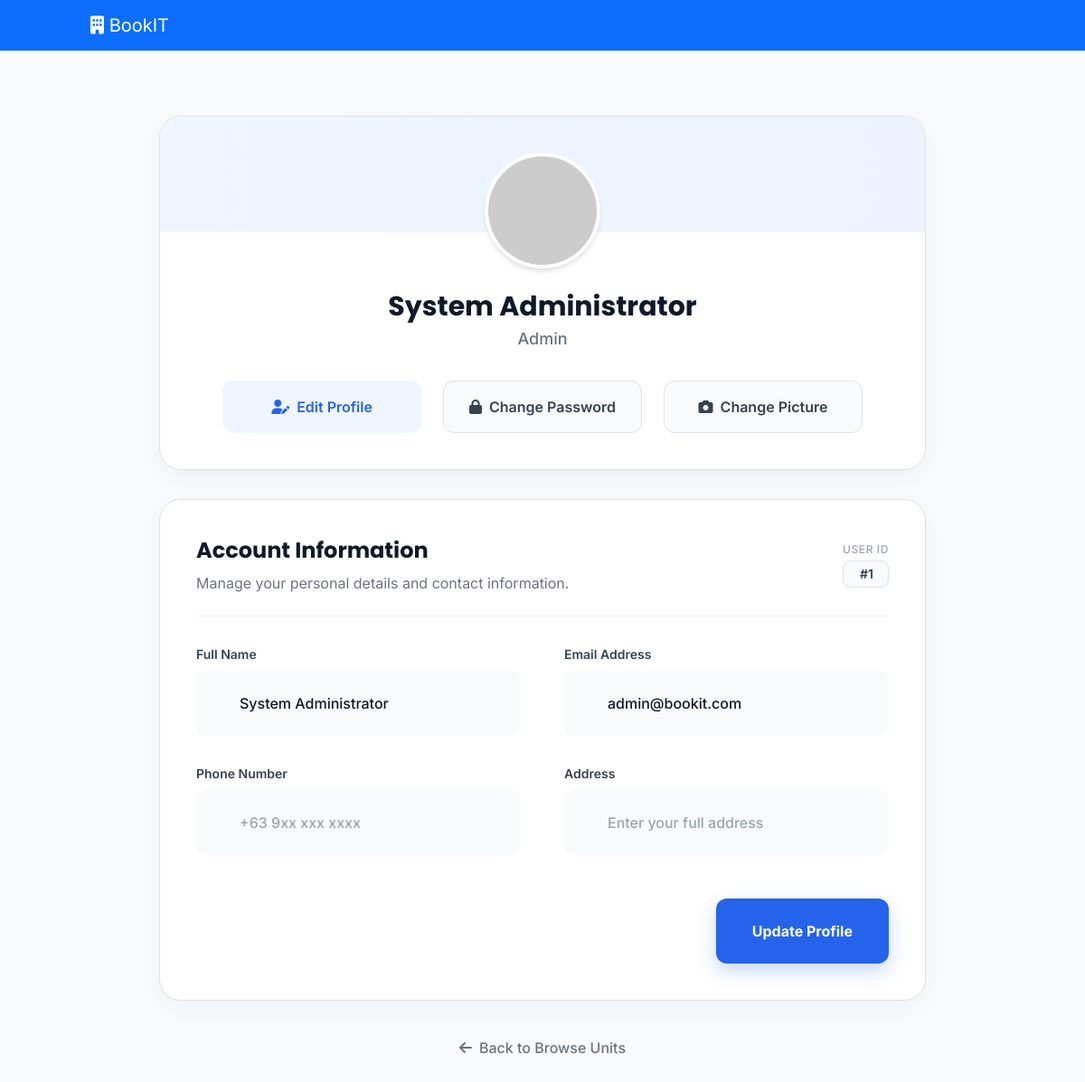
/renter/profile.php (signed in), run on the app's committed database.
### tables this page shows
CREATE TABLE IF NOT EXISTS `users` (
  `user_id` int NOT NULL AUTO_INCREMENT,
  `full_name` varchar(100) NOT NULL,
  `email` varchar(100) NOT NULL,
  `password` varchar(255) NOT NULL,
  `phone` varchar(20) DEFAULT NULL,
  `role` enum('admin','host','renter','manager') DEFAULT 'renter',
  `branch_id` int DEFAULT NULL,
  `is_active` tinyint(1) DEFAULT '1',
  `created_at` timestamp NULL DEFAULT CURRENT_TIMESTAMP,
  `last_login` datetime DEFAULT NULL,
  `updated_at` timestamp NULL DEFAULT CURRENT_TIMESTAMP ON UPDATE CURRENT_TIMESTAMP,
  `address` text,
  `profile_picture` varchar(255) DEFAULT NULL,
  `login_method` varchar(20) DEFAULT 'email',
  `reset_token` varchar(255) DEFAULT NULL,
  `token_expiry` datetime DEFAULT NULL,
  `verification_status` enum('none','pending','verified','rejected') DEFAULT 'none',
  PRIMARY KEY (`user_id`),
  UNIQUE KEY `email` (`email`)
);

### config/db.php (called while the page is built, shortened)
<?php
$conn = new mysqli(DB_HOST, DB_USER, DB_PASS, DB_NAME);
if (!function_exists('get_single_result')) {
    function get_single_result($sql, $params = []) {
        global $conn;
        $stmt = $conn->prepare($sql);
        if (!empty($params)) {
            $types = '';
            $bind_params = [];
            foreach ($params as $param) {
                if ($param === null) {
                    $types .= 's';
                    $bind_params[] = null;
                } elseif (is_int($param)) {
                    $types .= 'i';
                    $bind_params[] = $param;
                } elseif (is_float($param)) {
                    $types .= 'd';
                    $bind_params[] = $param;
                } else {
                    $types .= 's';
                    $bind_params[] = (string)$param;
                }
            }
            $bind_refs = [$types];
            foreach ($bind_params as $key => $val) {
                $bind_refs[$key + 1] = &$bind_params[$key];
            }
            if (!call_user_func_array([$stmt, 'bind_param'], $bind_refs)) {
                error_log("Bind param failed: " . $stmt->error);
                $stmt->close();
                return false;
            }
        }
        if (!$stmt->execute()) {
            error_log("Execute failed: " . $stmt->error);
            $stmt->close();
            return false;
        }
        $result = $stmt->get_result();
        $row = null;
        if ($result && $result->num_rows > 0) {
            $row = $result->fetch_assoc();
        }
        return $row;
    }
}
?>

### renter/profile.php (the view, shortened to what this page needs)
<?php
include_once '../config/db.php';
$hasPhoneColumn = false;
$hasAddressColumn = false;
$hasProfilePictureColumn = false;
try {
    $checkColumnsQuery = "SHOW COLUMNS FROM users";
    $columnsResult = mysqli_query($conn, $checkColumnsQuery);
    $existingColumns = [];
    while ($column = mysqli_fetch_assoc($columnsResult)) {
        $existingColumns[] = $column['Field'];
    }
    $hasPhoneColumn = in_array('phone', $existingColumns);
    $hasAddressColumn = in_array('address', $existingColumns);
    $hasProfilePictureColumn = in_array('profile_picture', $existingColumns);
} catch (Exception $e) {
    $hasPhoneColumn = $hasAddressColumn = $hasProfilePictureColumn = false;
}
$userData = get_single_result("SELECT * FROM users WHERE user_id = ?", [$_SESSION['user_id']]);
if ($hasProfilePictureColumn && !empty($userData['profile_picture'])) {
    $profilePicture = '../uploads/profile_pictures/' . $userData['profile_picture'];
} else {
    $profilePicture = 'https://ui-avatars.com/api/?name=' . urlencode($userData['full_name']) . '&size=200&background=667eea&color=fff';
}
?>
<!DOCTYPE html>
<html lang="en">
<head>
    <script src="https://cdn.tailwindcss.com"></script>
    <link href="https://cdnjs.cloudflare.com/ajax/libs/font-awesome/6.4.0/css/all.min.css" rel="stylesheet">
        <link href="https://cdnjs.cloudflare.com/ajax/libs/font-awesome/6.0.0/css/all.min.css" rel="stylesheet">
        <link href="https://cdn.jsdelivr.net/npm/bootstrap@5.1.3/dist/css/bootstrap.min.css" rel="stylesheet">
</head>
<body class="bg-gray-50 text-gray-800">
    <nav class="navbar navbar-expand-lg navbar-dark bg-primary fixed-top">
        <div class="container">
            <a class="navbar-brand" href="../public/index.php">
                <i class="fas fa-building"></i> BookIT
            </a>
        </div>
    </nav>
    <div class="max-w-4xl mx-auto px-4 pt-32 pb-16">
        <div class="bg-white rounded-[24px] shadow-[0_8px_30px_rgb(0,0,0,0.04)] p-10 mb-8 flex flex-col items-center text-center relative overflow-hidden border border-gray-100">
            <div class="relative z-10 mb-4 group cursor-pointer" onclick="<?php echo $hasProfilePictureColumn ? 'document.getElementById(\'profilePictureInput\').click()' : 'alert(\'Profile picture feature not available\')'; ?>">
                <div class="w-32 h-32 rounded-full border-4 border-white shadow-md overflow-hidden bg-white">
                    <img src="<?php echo $profilePicture; ?>" alt="Profile Picture" id="profileImage" class="w-full h-full object-cover">
                </div>
            </div>
            <h2 class="text-3xl font-bold text-gray-900 mb-1 z-10"><?php echo htmlspecialchars($_SESSION['fullname']); ?></h2>
            <p class="text-gray-500 font-medium mb-8 z-10 text-lg"><?php echo ucfirst($_SESSION['role']); ?></p>
            <div class="flex flex-wrap justify-center gap-4 z-10 w-full">
                <a href="#account-info" class="flex-1 min-w-[200px] max-w-[220px] py-3 px-6 rounded-xl bg-blue-50 text-blue-600 font-semibold hover:bg-blue-100 transition-colors flex items-center justify-center gap-2">
                    <i class="fas fa-user-edit"></i> Edit Profile
                </a>
                <button type="button" data-bs-toggle="modal" data-bs-target="#passwordModal" class="flex-1 min-w-[200px] max-w-[220px] py-3 px-6 rounded-xl bg-gray-50 text-gray-700 font-semibold hover:bg-gray-100 transition-colors flex items-center justify-center gap-2 border border-gray-200">
                    <i class="fas fa-lock"></i> Change Password
                </button>
                <button type="button" onclick="<?php echo $hasProfilePictureColumn ? 'document.getElementById(\'profilePictureInput\').click()' : 'alert(\'Profile picture feature not available\')'; ?>" class="flex-1 min-w-[200px] max-w-[220px] py-3 px-6 rounded-xl bg-gray-50 text-gray-700 font-semibold hover:bg-gray-100 transition-colors flex items-center justify-center gap-2 border border-gray-200">
                    <i class="fas fa-camera"></i> Change Picture
                </button>
            </div>
        </div>
        <div id="account-info" class="bg-white rounded-[24px] shadow-[0_8px_30px_rgb(0,0,0,0.04)] p-10 border border-gray-100 scroll-mt-24">
            <div class="mb-8 border-b border-gray-100 pb-6 flex justify-between items-center flex-wrap gap-4">
                <div>
                    <h3 class="text-2xl font-bold text-gray-900 mb-2">Account Information</h3>
                    <p class="text-gray-500">Manage your personal details and contact information.</p>
                </div>
                <div class="text-right">
                    <div class="text-xs text-gray-400 font-medium uppercase tracking-wider mb-1">User ID</div>
                    <div class="text-sm text-gray-700 font-semibold bg-gray-50 px-3 py-1 rounded-lg border border-gray-100">#<?php echo $userData['user_id']; ?></div>
                </div>
            </div>
            <form method="POST">
                <div class="grid grid-cols-1 md:grid-cols-2 gap-x-12 gap-y-8">
                    <div class="space-y-8">
                        <div>
                            <label class="block text-sm font-semibold text-gray-700 mb-2">Full Name</label>
                            <input type="text" name="fullname" value="<?php echo htmlspecialchars($userData['full_name']); ?>" required
                                   class="w-full px-5 py-4 rounded-xl bg-gray-50 border-none focus:ring-2 focus:ring-blue-500 text-gray-900 font-medium transition-shadow outline-none">
                        </div>
                        <?php if ($hasPhoneColumn): ?>
                        <div>
                            <label class="block text-sm font-semibold text-gray-700 mb-2">Phone Number</label>
                            <input type="tel" name="phone" value="<?php echo htmlspecialchars($userData['phone'] ?? ''); ?>" placeholder="+63 9xx xxx xxxx"
                                   class="w-full px-5 py-4 rounded-xl bg-gray-50 border-none focus:ring-2 focus:ring-blue-500 text-gray-900 font-medium transition-shadow outline-none">
                        </div>
                        <?php endif; ?>
                    </div>
                    <div class="space-y-8">
                        <div>
                            <label class="block text-sm font-semibold text-gray-700 mb-2">Email Address</label>
                            <input type="email" name="email" value="<?php echo htmlspecialchars($userData['email']); ?>" required
                                   class="w-full px-5 py-4 rounded-xl bg-gray-50 border-none focus:ring-2 focus:ring-blue-500 text-gray-900 font-medium transition-shadow outline-none">
                        </div>
                        <?php if ($hasAddressColumn): ?>
                        <div>
                            <label class="block text-sm font-semibold text-gray-700 mb-2">Address</label>
                            <input type="text" name="address" value="<?php echo htmlspecialchars($userData['address'] ?? ''); ?>" placeholder="Enter your full address"
                                   class="w-full px-5 py-4 rounded-xl bg-gray-50 border-none focus:ring-2 focus:ring-blue-500 text-gray-900 font-medium transition-shadow outline-none">
                        </div>
                        <?php endif; ?>
                    </div>
                </div>
                <div class="mt-12 flex justify-end">
                    <button type="submit" name="update_profile" class="py-4 px-10 rounded-xl bg-blue-600 text-white font-bold hover:bg-blue-700 shadow-[0_8px_20px_rgb(37,99,235,0.25)] transition-all transform hover:-translate-y-0.5 outline-none">
                        Update Profile
                    </button>
                </div>
            </form>
        </div>
        <div class="mt-10 text-center">
            <a href="../public/browse_units.php" class="inline-flex items-center gap-2 text-gray-500 hover:text-blue-600 font-medium transition-colors">
                <i class="fas fa-arrow-left"></i> Back to Browse Units
            </a>
        </div>
    </div>
</body>
</html>

### renter/profile.php (style rules this page uses)
* { font-family: 'Inter', sans-serif; }
h1, h2, h3, h4, h5, h6 { font-family: 'Poppins', sans-serif; font-weight: 700; }

### data on the page
users: user_id "1", fullname "System Administrator", email "admin@bookit.com"

### other printed values
$_SESSION['fullname'] "System Administrator"
$_SESSION['role'] "Admin"
